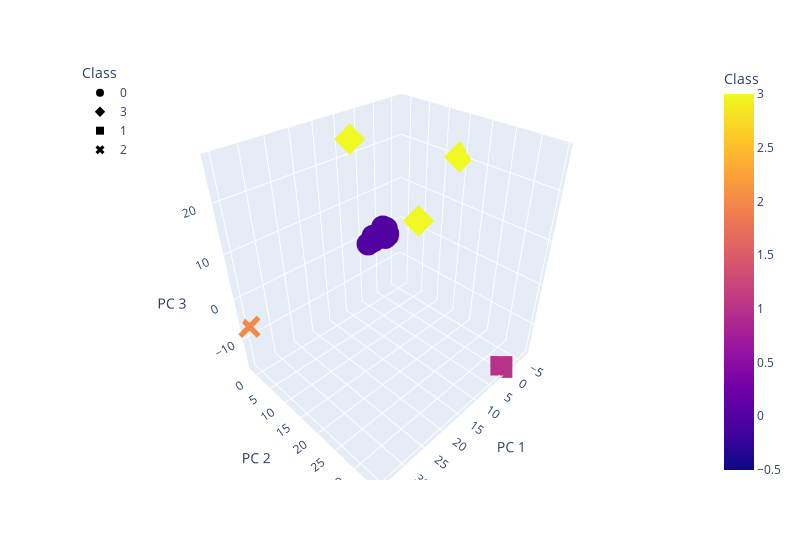

This figure's notebook cell:
### Markdown cell above
# Visualizing Results

### Code cell
# Create a 3D scatter plot using Plotly Express to plot the clusters using the clustered_df DataFrame. 
# You should include the following parameters on the plot: hover_name="CoinName" and hover_data=["Algorithm"] 
# to show this additional info on each data point

fig = px.scatter_3d(clustered_df,
                    x="PC 1",
                    y="PC 2",
                    z="PC 3",
                    hover_name="CoinName",
                    hover_data=['Algorithm'],
                    color='Class',
                    symbol='Class',
                    width=800,
)
fig.update_layout(legend=dict(x=0, y=1))
fig.show()

### Figure 1 — Plotly figure (JSON) as saved in the notebook; plotly's stock layout.template omitted (floating-point values rounded to 4 significant figures; data arrays with more than 128 entries replaced by an {"elided": "..."} marker saying what was removed)
{"data": [{"customdata": {"elided": "527x1 str values"}, "hovertemplate": "<b>%{hovertext}</b><br><br>Class=%{marker.color}<br>PC 1=%{x}<br>PC 2=%{y}<br>PC 3=%{z}<br>Algorithm=%{customdata[0]}<extra></extra>", "hovertext": {"elided": "527 str values"}, "legendgroup": "0", "marker": {"color": {"elided": "527 int values"}, "coloraxis": "coloraxis", "symbol": "circle"}, "mode": "markers", "name": "0", "scene": "scene", "showlegend": true, "type": "scatter3d", "x": {"elided": "527 float values"}, "y": {"elided": "527 float values"}, "z": {"elided": "527 float values"}}, {"customdata": [["VeChainThor Authority"], ["Proof-of-BibleHash"], ["Proof-of-Authority"]], "hovertemplate": "<b>%{hovertext}</b><br><br>Class=%{marker.color}<br>PC 1=%{x}<br>PC 2=%{y}<br>PC 3=%{z}<br>Algorithm=%{customdata[0]}<extra></extra>", "hovertext": ["Vechain", "BiblePay", "Poa Network"], "legendgroup": "3", "marker": {"color": [3, 3, 3], "coloraxis": "coloraxis", "symbol": "diamond"}, "mode": "markers", "name": "3", "scene": "scene", "showlegend": true, "type": "scatter3d", "x": [13.74, -6.73, 1.75], "y": [6.055, 14.22, 11.76], "z": [27.12, 20.3, 8.625]}, {"customdata": [["SHA-256 + Hive"]], "hovertemplate": "<b>%{hovertext}</b><br><br>Class=%{marker.color}<br>PC 1=%{x}<br>PC 2=%{y}<br>PC 3=%{z}<br>Algorithm=%{customdata[0]}<extra></extra>", "hovertext": ["LitecoinCash"], "legendgroup": "1", "marker": {"color": [1], "coloraxis": "coloraxis", "symbol": "square"}, "mode": "markers", "name": "1", "scene": "scene", "showlegend": true, "type": "scatter3d", "x": [0.5003], "y": [34.49], "z": [-16.81]}, {"customdata": [["TRC10"]], "hovertemplate": "<b>%{hovertext}</b><br><br>Class=%{marker.color}<br>PC 1=%{x}<br>PC 2=%{y}<br>PC 3=%{z}<br>Algorithm=%{customdata[0]}<extra></extra>", "hovertext": ["BitTorrent"], "legendgroup": "2", "marker": {"color": [2], "coloraxis": "coloraxis", "symbol": "x"}, "mode": "markers", "name": "2", "scene": "scene", "showlegend": true, "type": "scatter3d", "x": [35.08], "y": [-1.408], "z": [-6.794]}], "layout": {"coloraxis": {"colorbar": {"title": {"text": "Class"}}, "colorscale": [[0, "#0d0887"], [0.1111, "#46039f"], [0.2222, "#7201a8"], [0.3333, "#9c179e"], [0.4444, "#bd3786"], [0.5556, "#d8576b"], [0.6667, "#ed7953"], [0.7778, "#fb9f3a"], [0.8889, "#fdca26"], [1, "#f0f921"]]}, "legend": {"title": {"text": "Class"}, "tracegroupgap": 0, "x": 0, "y": 1}, "margin": {"t": 60}, "scene": {"domain": {"x": [0, 1], "y": [0, 1]}, "xaxis": {"title": {"text": "PC 1"}}, "yaxis": {"title": {"text": "PC 2"}}, "zaxis": {"title": {"text": "PC 3"}}}, "width": 800}}
